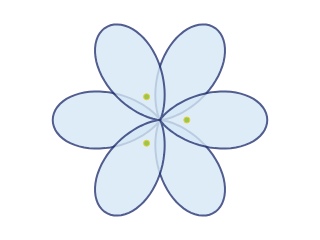
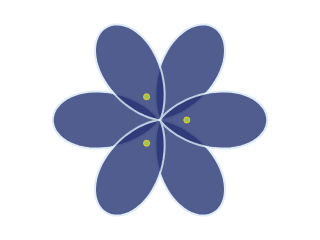
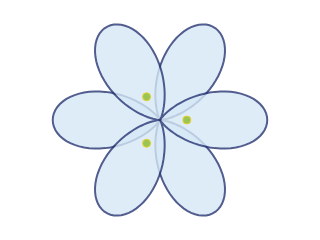
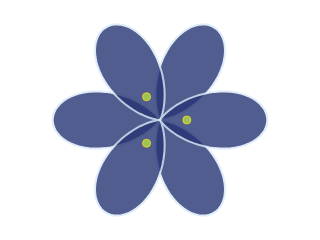

Notebook code for these charts, in order:
### Code cell
outputs= [
    {"img_w":64, "img_h":64, "variant":"light", "grids":False},
    {"img_w":64, "img_h":64, "variant":"dark", "grids":False},
    {"img_w":80, "img_h":80, "variant":"light", "grids":False},
    {"img_w":80, "img_h":80, "variant":"dark", "grids":False},
    {"img_w":1024, "img_h":1024, "variant":"light", "grids":True},
    {"img_w":1024, "img_h":1024, "variant":"dark", "grids":True},
    {"img_w":1024, "img_h":1024, "variant":"light", "grids":False},
    {"img_w":1024, "img_h":1024, "variant":"dark", "grids":False},
    {"img_w":1024, "img_h":1024, "variant":"darkest", "grids":True},
    {"img_w":1024, "img_h":1024, "variant":"darkest", "grids":False},
]

for output in outputs:
    if output["grids"]:
        grid_str="with_grid"
    else:
        grid_str="no_grid"

    a_fig = png_fig(df_leaves=leaves,
                df_pistils=pistils,
                width=output["img_w"],
                height=output["img_h"],
                leaf_variant=output["variant"],
                show_grids=output["grids"])


    if not os.path.exists('./assets/'):
        os.makedirs('./assets/')
    # https://plotly.com/python/static-image-export/

    a_fig.write_image('./assets/ipheion-logo-2022-'+
                      output["variant"]+'-'+
                      grid_str+'-'+
                      str(output["img_w"])+'x'+
                      str(output["img_h"])+'.png')
    
    a_fig.write_image('./assets/ipheion-logo-2022-'+
                      output["variant"]+'-'+
                      grid_str+'-'+
                      str(output["img_w"])+'x'+
                      str(output["img_h"])+'.svg')

    a_fig.show()

### Figure 1 — Plotly figure (JSON) as saved in the notebook; plotly's stock layout.template omitted (floating-point values rounded to 4 significant figures; data arrays with more than 128 entries replaced by an {"elided": "..."} marker saying what was removed)
{"data": [{"fill": "toself", "fillcolor": "#d5e8f5", "line": {"color": "#263473", "width": 2}, "mode": "lines", "name": "THETA1", "opacity": 0.8, "r": {"elided": "200 float values"}, "theta": {"elided": "200 float values"}, "thetaunit": "radians", "type": "scatterpolar"}, {"fill": "toself", "fillcolor": "#d5e8f5", "line": {"color": "#263473", "width": 2}, "mode": "lines", "name": "THETA2", "opacity": 0.8, "r": {"elided": "200 float values"}, "theta": {"elided": "200 float values"}, "thetaunit": "radians", "type": "scatterpolar"}, {"marker": {"color": "#9BC552", "line": {"color": "#e8cf2f", "width": 1}, "opacity": 1, "size": 6}, "mode": "markers", "name": "PISTIL", "r": [0.5, 0.5, 0.5], "theta": [0, 2.094, -2.094], "thetaunit": "radians", "type": "scatterpolar"}], "layout": {"autosize": false, "height": 64, "margin": {"b": 2, "l": 2, "pad": 0, "r": 2, "t": 2}, "paper_bgcolor": "rgba(0,0,0,0)", "plot_bgcolor": "rgba(0,0,0,0)", "polar": {"angularaxis": {"gridcolor": "darkgrey", "gridwidth": 1, "layer": "below traces", "linecolor": "darkgrey", "linewidth": 1, "showgrid": false, "showline": false, "showticklabels": false, "tickfont": {"size": 10}}, "bgcolor": "rgba(0,0,0,0)", "radialaxis": {"gridcolor": "darkgrey", "gridwidth": 1, "layer": "below traces", "linecolor": "darkgrey", "linewidth": 1, "range": [0, 2.2], "showgrid": false, "showline": false, "showticklabels": false, "tickfont": {"size": 8}}}, "showlegend": false, "width": 64}}

### Figure 2 — Plotly figure (JSON) as saved in the notebook; plotly's stock layout.template omitted (floating-point values rounded to 4 significant figures; data arrays with more than 128 entries replaced by an {"elided": "..."} marker saying what was removed)
{"data": [{"fill": "toself", "fillcolor": "#263473", "line": {"color": "#d5e8f5", "width": 2}, "mode": "lines", "name": "THETA1", "opacity": 0.8, "r": {"elided": "200 float values"}, "theta": {"elided": "200 float values"}, "thetaunit": "radians", "type": "scatterpolar"}, {"fill": "toself", "fillcolor": "#263473", "line": {"color": "#d5e8f5", "width": 2}, "mode": "lines", "name": "THETA2", "opacity": 0.8, "r": {"elided": "200 float values"}, "theta": {"elided": "200 float values"}, "thetaunit": "radians", "type": "scatterpolar"}, {"marker": {"color": "#9BC552", "line": {"color": "#e8cf2f", "width": 1}, "opacity": 1, "size": 6}, "mode": "markers", "name": "PISTIL", "r": [0.5, 0.5, 0.5], "theta": [0, 2.094, -2.094], "thetaunit": "radians", "type": "scatterpolar"}], "layout": {"autosize": false, "height": 64, "margin": {"b": 2, "l": 2, "pad": 0, "r": 2, "t": 2}, "paper_bgcolor": "rgba(0,0,0,0)", "plot_bgcolor": "rgba(0,0,0,0)", "polar": {"angularaxis": {"gridcolor": "darkgrey", "gridwidth": 1, "layer": "below traces", "linecolor": "darkgrey", "linewidth": 1, "showgrid": false, "showline": false, "showticklabels": false, "tickfont": {"size": 10}}, "bgcolor": "rgba(0,0,0,0)", "radialaxis": {"gridcolor": "darkgrey", "gridwidth": 1, "layer": "below traces", "linecolor": "darkgrey", "linewidth": 1, "range": [0, 2.2], "showgrid": false, "showline": false, "showticklabels": false, "tickfont": {"size": 8}}}, "showlegend": false, "width": 64}}

### Figure 3 — Plotly figure (JSON) as saved in the notebook; plotly's stock layout.template omitted (floating-point values rounded to 4 significant figures; data arrays with more than 128 entries replaced by an {"elided": "..."} marker saying what was removed)
{"data": [{"fill": "toself", "fillcolor": "#d5e8f5", "line": {"color": "#263473", "width": 2}, "mode": "lines", "name": "THETA1", "opacity": 0.8, "r": {"elided": "200 float values"}, "theta": {"elided": "200 float values"}, "thetaunit": "radians", "type": "scatterpolar"}, {"fill": "toself", "fillcolor": "#d5e8f5", "line": {"color": "#263473", "width": 2}, "mode": "lines", "name": "THETA2", "opacity": 0.8, "r": {"elided": "200 float values"}, "theta": {"elided": "200 float values"}, "thetaunit": "radians", "type": "scatterpolar"}, {"marker": {"color": "#9BC552", "line": {"color": "#e8cf2f", "width": 1}, "opacity": 1, "size": 8}, "mode": "markers", "name": "PISTIL", "r": [0.5, 0.5, 0.5], "theta": [0, 2.094, -2.094], "thetaunit": "radians", "type": "scatterpolar"}], "layout": {"autosize": false, "height": 80, "margin": {"b": 2, "l": 2, "pad": 0, "r": 2, "t": 2}, "paper_bgcolor": "rgba(0,0,0,0)", "plot_bgcolor": "rgba(0,0,0,0)", "polar": {"angularaxis": {"gridcolor": "darkgrey", "gridwidth": 1, "layer": "below traces", "linecolor": "darkgrey", "linewidth": 1, "showgrid": false, "showline": false, "showticklabels": false, "tickfont": {"size": 10}}, "bgcolor": "rgba(0,0,0,0)", "radialaxis": {"gridcolor": "darkgrey", "gridwidth": 1, "layer": "below traces", "linecolor": "darkgrey", "linewidth": 1, "range": [0, 2.2], "showgrid": false, "showline": false, "showticklabels": false, "tickfont": {"size": 8}}}, "showlegend": false, "width": 80}}

### Figure 4 — Plotly figure (JSON) as saved in the notebook; plotly's stock layout.template omitted (floating-point values rounded to 4 significant figures; data arrays with more than 128 entries replaced by an {"elided": "..."} marker saying what was removed)
{"data": [{"fill": "toself", "fillcolor": "#263473", "line": {"color": "#d5e8f5", "width": 2}, "mode": "lines", "name": "THETA1", "opacity": 0.8, "r": {"elided": "200 float values"}, "theta": {"elided": "200 float values"}, "thetaunit": "radians", "type": "scatterpolar"}, {"fill": "toself", "fillcolor": "#263473", "line": {"color": "#d5e8f5", "width": 2}, "mode": "lines", "name": "THETA2", "opacity": 0.8, "r": {"elided": "200 float values"}, "theta": {"elided": "200 float values"}, "thetaunit": "radians", "type": "scatterpolar"}, {"marker": {"color": "#9BC552", "line": {"color": "#e8cf2f", "width": 1}, "opacity": 1, "size": 8}, "mode": "markers", "name": "PISTIL", "r": [0.5, 0.5, 0.5], "theta": [0, 2.094, -2.094], "thetaunit": "radians", "type": "scatterpolar"}], "layout": {"autosize": false, "height": 80, "margin": {"b": 2, "l": 2, "pad": 0, "r": 2, "t": 2}, "paper_bgcolor": "rgba(0,0,0,0)", "plot_bgcolor": "rgba(0,0,0,0)", "polar": {"angularaxis": {"gridcolor": "darkgrey", "gridwidth": 1, "layer": "below traces", "linecolor": "darkgrey", "linewidth": 1, "showgrid": false, "showline": false, "showticklabels": false, "tickfont": {"size": 10}}, "bgcolor": "rgba(0,0,0,0)", "radialaxis": {"gridcolor": "darkgrey", "gridwidth": 1, "layer": "below traces", "linecolor": "darkgrey", "linewidth": 1, "range": [0, 2.2], "showgrid": false, "showline": false, "showticklabels": false, "tickfont": {"size": 8}}}, "showlegend": false, "width": 80}}
